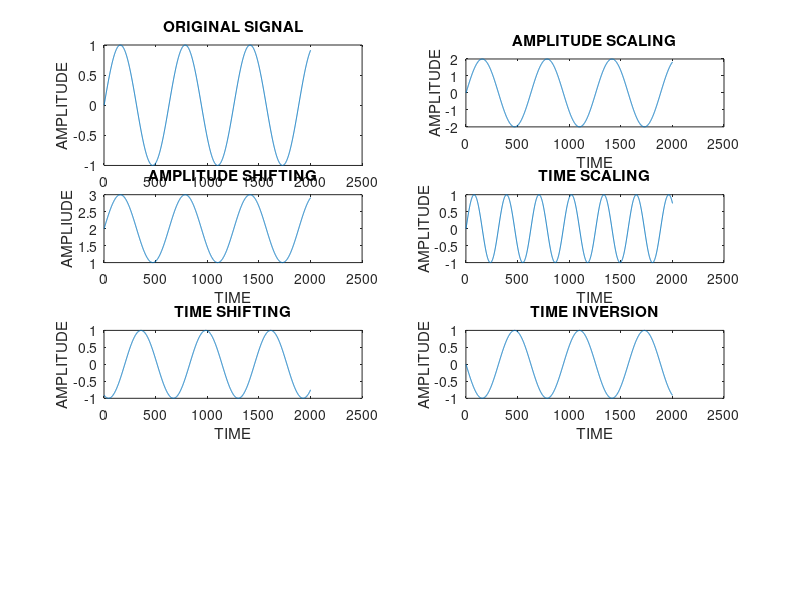

MATLAB code to generate this figure:
%Write a MATLAB code to perform signal processing operations: amplitude scaling, Time shifting, Time scaling, and Time inversion.

clc
clear
close all;

% create original signal
t = 0:0.01:20;
x = sin(t);

%plot original signal
figure
subplot(3,2,1);
plot(x);
title("ORIGINAL SIGNAL");
xlabel("TIME");
ylabel("AMPLITUDE");

% amplitude scaling
subplot(4,2,2);
sca = 2;
y = sca*x;
plot(y);
title("AMPLITUDE SCALING");
xlabel("TIME");
ylabel("AMPLITUDE");

%amplitude shifting
subplot(4,2,3);
shift = 2;
z = x + shift;
plot(z);
title("AMPLITUDE SHIFTING");
xlabel("TIME");
ylabel("AMPLIUDE");

%time scaling
subplot(4,2,4);
scaling = 2;
p = sin(scaling*t);
plot(p);
title("TIME SCALING");
xlabel("TIME");
ylabel("AMPLITUDE");

%TIME SHIFTING
subplot(4,2,5);
shifting = 2;
Q = sin(t - shifting);
plot(Q);
title("TIME SHIFTING");
xlabel("TIME");
ylabel("AMPLITUDE");

%TIME inversion
subplot(4,2,6);
k = sin(-t);
plot(k);
title("TIME INVERSION");
xlabel("TIME");
ylabel("AMPLITUDE");

